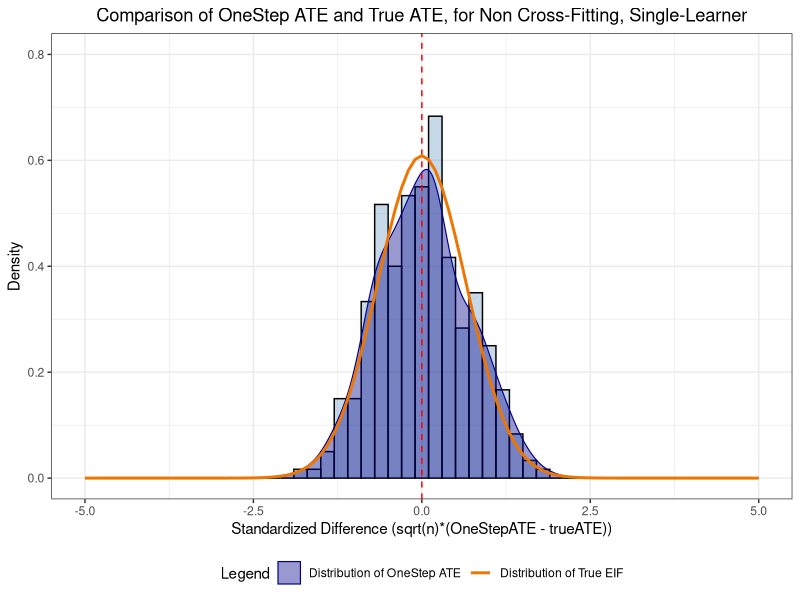

Reproduce this figure in R. (Note: a time limit stopped this script after it produced the figure.)
## ---- chunk 1
library(ggplot2)
library(dplyr)
library(tidyverse)
## ---- chunk 2
start_time_ncfsl <- Sys.time()  

set.seed(8)
n <- 10000
simulations_ncfsl <- 300

true_ATE_ncfsl <- numeric(simulations_ncfsl)
ATE_naive_ncfsl <- numeric(simulations_ncfsl)
EIF_true_ncfsl <- numeric(simulations_ncfsl)
EIF_ncfsl <- numeric(simulations_ncfsl)
ATE_onestep_ncfsl <- numeric(simulations_ncfsl)

OS_lb_dsl_cf <- numeric(simulations_ncfsl)
OS_ub_dsl_cf <- numeric(simulations_ncfsl)
true_lb_dsl_cf <- numeric(simulations_ncfsl)
true_ub_dsl_cf <- numeric(simulations_ncfsl)

logit <- function(x) {
  exp(x) / (1 + exp(x))
}

for (i in 1:simulations_ncfsl) {
    set.seed(8+i)
    w1 <- rpois(n, 0.1)       # PrevAcuteCS - represents a variable of 3 levels
    w2 <- rbinom(n, 1, 0.16)  # PrevInstrumental
    w3 <- rpois(n, 0.07)      # PrevTiming - represents a varibales of 3 levels 
    w4 <- rbinom(n, 1, 0.42)  # PrevArgumented
    w5 <- rbinom(n, 1, 0.06)  # PrevPraeterm
    w6 <- rbinom(n, 1, 0.13)  # PrevEpisiotomy
    w7 <- rbinom(n, 1, 0.1)   # PrevInduced
    w8 <- rbinom(n, 1, 0.02)  # PrevRetained

    W <- cbind(w1, w2, w3, w4, w5, w6, w7, w8)
    
    prob_A <- logit(-2 + 0.5*W[,1]^2 + 0.8*W[,2] + 0.6*W[,3]^2 - 0.55*W[,4] - 0.1*W[,5] - 0.01*W[,6] - 0.9*W[,7] - 0.7*W[,8])
    A <- rbinom(n = nrow(W), size = 1, prob = prob_A)

    pY <- function(A, W) {
        logit(-4 + A - 0.9*W[,1] - 0.8*W[,2] - 0.7*W[,6])
    }
    
    prob_Y <- pY(A = A, W = W)
    Y <- rbinom(n = nrow(W), size = 1, prob = prob_Y)
    pY1 <- pY(A = 1, W = W)
    pY0 <- pY(A = 0, W = W)

    # true_ATE and true_EIF
    true_ATE_ncfsl[i] <- mean(pY1) - mean(pY0) 
    EIF_true_ncfsl[i] <- sd(pY1 - pY0- true_ATE_ncfsl[i] + A/prob_A * (Y - pY1) - (1-A)/(1- prob_A) *(Y-pY0))


    data_ncfsl <- data.frame(Y = Y, A = A, W)

    # learner 
    GLM1_ncfsl <- glm(Y ~ A + w1 + w2 + w3 + w4 + w5 + w6 + w7 + w8, data = data_ncfsl, family = "binomial")    
    
    data_1_ncfsl <- data_ncfsl
    data_0_ncfsl <- data_ncfsl
    data_1_ncfsl$A <- 1
    data_0_ncfsl$A <- 0
    
    # predictions for learner 
    predictions_GLM1_ncfsl <- predict(GLM1_ncfsl, newdata = data_1_ncfsl[, -1], type = "response")
    predictions_GLM0_ncfsl <- predict(GLM1_ncfsl, newdata = data_0_ncfsl[, -1], type = "response")
    
    # naive ATE 
    ATE_naive_ncfsl[i] <- mean(predictions_GLM1_ncfsl) - mean(predictions_GLM0_ncfsl)

    # learner for propensity
    GLM1_propensity_ncfsl <- glm(A ~ w1 + w2 + w3 + w4 + w5 + w6 + w7 + w8, data = data_ncfsl[, -c(1,2)], family = "binomial")

    # predict propensity
    propensity_scores_ncfsl <- predict(GLM1_propensity_ncfsl, newdata = data_ncfsl[, -c(1,2)], type = "response")

    EIF_ncfsl[i] <- mean((data_ncfsl$A / propensity_scores_ncfsl) * (data_ncfsl$Y - predictions_GLM1_ncfsl) - ((1 - data_ncfsl$A) / (1 - propensity_scores_ncfsl)) * (data_ncfsl$Y - predictions_GLM0_ncfsl))
  
    # ATE onestep
    ATE_onestep_ncfsl[i] <- ATE_naive_ncfsl[i] + EIF_ncfsl[i]
    
    # stuff for confidence intervals 
        EIF_onestep_ncfsl <- (predictions_GLM1_ncfsl - predictions_GLM0_ncfsl - ATE_onestep_ncfsl[i] + data_ncfsl$A/propensity_scores_ncfsl * (data_ncfsl$Y - predictions_GLM1_ncfsl) - (1 - data_ncfsl$A)/(1- propensity_scores_ncfsl) *(data_ncfsl$Y-predictions_GLM0_ncfsl))
    

  OS_lb_dsl_cf[i] <- ATE_onestep_ncfsl[i] - qnorm(0.975)*1/sqrt(n)*sd(EIF_onestep_ncfsl)
  OS_ub_dsl_cf[i] <- ATE_onestep_ncfsl[i] + qnorm(0.975)*1/sqrt(n)*sd(EIF_onestep_ncfsl)
  true_lb_dsl_cf[i] <- true_ATE_ncfsl[i] - qnorm(0.975)*1/sqrt(n)*sd(EIF_true_ncfsl)
  true_ub_dsl_cf[i] <- true_ATE_ncfsl[i] + qnorm(0.975)*1/sqrt(n)*sd(EIF_true_ncfsl)
}

mean(ATE_naive_ncfsl)
mean(ATE_onestep_ncfsl)
mean(true_ATE_ncfsl)

end_time_ncfsl <- Sys.time()
total_time_ncfsl <- end_time_ncfsl - start_time_ncfsl 
print(total_time_ncfsl) 
## ---- chunk 3
print(paste("95% CI for OneStep ATE: (", mean(OS_lb_dsl_cf), ", ", mean(OS_ub_dsl_cf), ")", sep = ""))
print(paste("95% CI for True ATE: (", mean(true_lb_dsl_cf), ", ", mean(true_ub_dsl_cf), ")", sep = ""))
## ---- chunk 4
test_ncfsl <- sqrt(n) * (ATE_onestep_ncfsl - true_ATE_ncfsl)  

results_df_ncfsl <- data.frame(StandardizedDifference = test_ncfsl)

ggplot(results_df_ncfsl, aes(x = StandardizedDifference)) +
  geom_histogram(aes(y = ..density.., fill = "Histogram"), binwidth = 0.2, color = "black", fill = "steelblue", alpha = 0.3) +
  geom_density(aes(color = "Distribution of OneStep ATE"), fill = "darkblue", alpha = 0.4, size = 0.4) +
  geom_vline(xintercept = 0, color = "red", linetype = "dashed", size = 0.5) +
  stat_function(fun = dnorm, 
                args = list(mean = 0, sd = mean(EIF_true_ncfsl)), 
                aes(color = "Distribution of True EIF"), 
                size = 1) +
  labs(
    title = "Comparison of OneStep ATE and True ATE, for Non Cross-Fitting, Single-Learner",
    x = "Standardized Difference (sqrt(n)*(OneStepATE - trueATE))",
    y = "Density",
    color = "Legend"  
  ) +
  xlim(c(-5, 5)) +  
  ylim(c(0, 0.8)) +  
  theme_bw() +
  theme(
    plot.title = element_text(hjust = 0.5),
    legend.position = "bottom" 
  ) +
  scale_color_manual(values = c("Distribution of OneStep ATE" = "darkblue", "Distribution of True EIF" = "darkorange2")) +
  scale_fill_manual(values = c("Histogram" = "steelblue"))  

## ---- chunk 5
start_time_ncfdsl <- Sys.time()  

set.seed(8)
n <- 10000
simulations <- 300
folds_cv <- 5 

fold_indices_cv <- sample(rep(1:folds_cv, length.out = n))

true_ATE_ncfdsl <- numeric(simulations)
ATE_naive_ncfdsl <- numeric(simulations)
EIF_ncfdsl <- numeric(simulations)
SubEIF_ncfdsl <- numeric(simulations)
EIF_true_ncfdsl <- numeric(simulations)
ATE_onestep_ncfdsl <- numeric(simulations)
OneStep_normal_ncfdsl <- numeric(simulations)
Naive_normal_ncfdsl <- numeric(simulations)
best_model_indices_ncfdsl <- numeric(simulations)
best_model_indices_A_ncfdsl <- numeric(simulations)
EIF_onestep_ncfdsl<- numeric(simulations)
EIF_onestep_ncfdsl<- numeric(simulations)

predictions_A_1_ncfdsl <- numeric(n)
predictions_A_2_ncfdsl <- numeric(n)
predictions_A_3_ncfdsl <- numeric(n)
predictions_A_4_ncfdsl <- numeric(n)
predictions_Y_1_ncfdsl <- numeric(n)
predictions_Y_2_ncfdsl <- numeric(n)
predictions_Y_3_ncfdsl <- numeric(n)
predictions_Y_4_ncfdsl <- numeric(n)

OS_lb_dsl_cf <- numeric(simulations)
OS_ub_dsl_cf <- numeric(simulations)
true_lb_dsl_cf <- numeric(simulations)
true_ub_dsl_cf <- numeric(simulations)

models_A_ncfdsl <- list()
models_ncfdsl <- list()

logit <- function(x) {
  exp(x)/(1+exp(x))
}

for (i in 1:simulations) {
    set.seed(8+i)
    w1 <- rpois(n, 0.1)      # PrevAcuteCS - represents a variable of 3 levels
    w2 <- rbinom(n, 1, 0.16)  # PrevInstrumental
    w3 <- rpois(n, 0.07)      # PrevTiming - represents a varibales of 3 levels 
    w4 <- rbinom(n, 1, 0.42)  # PrevArgumented
    w5 <- rbinom(n, 1, 0.06)  # PrevPraeterm
    w6 <- rbinom(n, 1, 0.13)  # PrevEpisiotomy
    w7 <- rbinom(n, 1, 0.1)   # PrevInduced
    w8 <- rbinom(n, 1, 0.02)  # PrevRetained

    W <- cbind(w1, w2, w3, w4, w5, w6, w7, w8)
    
    prob_A_ncfdsl <- logit(-2 + 0.5*W[,1]^2 + 0.8*W[,2] + 0.6*W[,3]^2 - 0.55*W[,4] - 0.1*W[,5] - 0.01*W[,6] - 0.9*W[,7] - 0.7*W[,8])
    A <- rbinom(n = nrow(W), size = 1, prob = prob_A_ncfdsl)

    pY_ncfdsl <- function(A, W) {
        logit(-4 + A - 0.9*W[,1] - 0.8*W[,2] - 0.7*W[,6])
    }
    
    prob_Y_ncfdsl <- pY_ncfdsl(A = A, W = W)
    Y <- rbinom(n = nrow(W), size = 1, prob = prob_Y_ncfdsl)
    pY1_ncfdsl <- pY_ncfdsl(A = 1, W = W)
    pY0_ncfdsl <- pY_ncfdsl(A = 0, W = W)
    
    # true_ATE and true_EIF
    true_ATE_ncfdsl[i] <- (mean(pY1_ncfdsl) - mean(pY0_ncfdsl)) 
    EIF_true_ncfdsl[i] <- sd(pY1_ncfdsl - pY0_ncfdsl - true_ATE_ncfdsl[i] + A/prob_A_ncfdsl * (Y - pY1_ncfdsl) - (1-A)/(1- prob_A_ncfdsl) *(Y-pY0_ncfdsl))


    data <- data.frame(Y = Y, A = A, W)

    
for (fold_cv in 1:folds_cv) {
    train_indices_cv <- which(fold_indices_cv != fold_cv)
    test_indices_cv <- which(fold_indices_cv == fold_cv)
    
    data_train_cv <- data[train_indices_cv, ]
    data_test_cv <- data[test_indices_cv, ]

    models_ncfdsl <- list(
      glm1_Y_ncfdsl <- glm(Y ~ A + w1 + w2 + w3 * w4 + w5 + w7 + w8, data = data_train_cv, family = "binomial"),
      glm2_Y_ncfdsl <- glm(Y ~ A + w2 + w3 + w4 + w5 + w6 + w7 + w8, data = data_train_cv, family = "binomial"),
      glm3_Y_ncfdsl <- glm(Y ~ A + w1 + w2 + w3 + w4 + w6 + w7 * w8, data = data_train_cv, family = "binomial"),
      glm4_Y_ncfdsl <- glm(Y ~ A + w1 + w2 + w3 + w4 + w5 + w6 + w7 + w8, data = data_train_cv, family = "binomial")      )
    offset <- (fold_cv - 1) * length(test_indices_cv)
    predictions_Y_1_ncfdsl[offset + seq_along(test_indices_cv)] <- predict(glm1_Y_ncfdsl, newdata = data_test_cv, type = "response")
    predictions_Y_2_ncfdsl[offset + seq_along(test_indices_cv)] <- predict(glm2_Y_ncfdsl, newdata = data_test_cv, type = "response")
    predictions_Y_3_ncfdsl[offset + seq_along(test_indices_cv)] <- predict(glm3_Y_ncfdsl, newdata = data_test_cv, type = "response")
    predictions_Y_4_ncfdsl[offset + seq_along(test_indices_cv)] <- predict(glm4_Y_ncfdsl, newdata = data_test_cv, type = "response")
    }

    MSEs_ncfdsl <- cbind(mean((data_test_cv$Y - predictions_Y_1_ncfdsl)^2), mean((data_test_cv$Y - predictions_Y_2_ncfdsl)^2),
                    mean((data_test_cv$Y - predictions_Y_3_ncfdsl)^2), mean((data_test_cv$Y - predictions_Y_4_ncfdsl)^2))
    
    best_model_index_ncfdsl <- which.min(MSEs_ncfdsl)
    best_model_ncfdsl <- models_ncfdsl[[best_model_index_ncfdsl]]

    best_model_indices_ncfdsl[i] <- best_model_index_ncfdsl  
    table(best_model_indices_ncfdsl)
    
    data_1 <- data
    data_0 <- data
    data_1$A <- 1
    data_0$A <- 0

         # We then use the best model to predict Y=1 and Y=0
        predictions_GLM1_ncfdsl <- predict(best_model_ncfdsl, newdata = data_1[, -1], type = "response")
        predictions_GLM0_ncfdsl <- predict(best_model_ncfdsl, newdata = data_0[, -1], type = "response")
    
    
    # Save my ATE_naive in a vector
    ATE_naive_ncfdsl[i] <- mean(predictions_GLM1_ncfdsl) - mean(predictions_GLM0_ncfdsl)

    
for (fold_cv in 1:folds_cv) {
    train_indices_cv <- which(fold_indices_cv != fold_cv)
    test_indices_cv <- which(fold_indices_cv == fold_cv)
    
    data_train_cv <- data[train_indices_cv, ]
    data_test_cv <- data[test_indices_cv, ]

    models_A_ncfdsl <- list(
    glm1_A_ncfdsl <- glm(A ~ w1 + w2 + w4 + w5 + w6 + w7 + w8, data = data_train_cv, family = "binomial"),
    glm2_A_ncfdsl <- glm(A ~ w1 * w2 + w3 + w4 + w6 + w7 + w8, data = data_train_cv, family = "binomial"),
    glm3_A_ncfdsl <- glm(A ~ w1 + w2 + w3 + w4 + w5 + w6 + w7 * w8, data = data_train_cv, family = "binomial"),
    glm4_A_ncfdsl <- glm(A ~ w1 + w2 + w3 + w4 + w5 + w6 + w7 + w8, data = data_train_cv, family = "binomial")
    )
    offset <- (fold_cv - 1) * length(test_indices_cv)
    predictions_A_1_ncfdsl[offset + seq_along(test_indices_cv)] <- predict(glm1_A_ncfdsl, newdata = data_test_cv, type = "response")
    predictions_A_2_ncfdsl[offset + seq_along(test_indices_cv)] <- predict(glm2_A_ncfdsl, newdata = data_test_cv, type = "response")
    predictions_A_3_ncfdsl[offset + seq_along(test_indices_cv)] <- predict(glm3_A_ncfdsl, newdata = data_test_cv, type = "response")
    predictions_A_4_ncfdsl[offset + seq_along(test_indices_cv)] <- predict(glm4_A_ncfdsl, newdata = data_test_cv, type = "response")
}

        MSEs_A_ncfdsl <- cbind(mean((data_test_cv$A - predictions_A_1_ncfdsl)^2), mean((data_test_cv$A - predictions_A_2_ncfdsl)^2), mean((data_test_cv$A - predictions_A_3_ncfdsl)^2), mean((data_test_cv$A - predictions_A_4_ncfdsl)^2))
   
        best_model_index_A_ncfdsl <- which.min(MSEs_A_ncfdsl)
        best_model_A_ncfdsl <- models_A_ncfdsl[[best_model_index_A_ncfdsl]]
        
        best_model_indices_A_ncfdsl[i] <- best_model_index_A_ncfdsl 
        table(best_model_indices_A_ncfdsl)        

    # Propensity score on best model

    propensity_scores_ncfdsl <- predict(best_model_A_ncfdsl, newdata = data[, -c(1,2)], type = "response")


    SubEIF_ncfdsl[i] <- mean((data$A / propensity_scores_ncfdsl) * (data$Y - predictions_GLM1_ncfdsl) - ((1 - data$A) / (1 - propensity_scores_ncfdsl)) * (data$Y - predictions_GLM0_ncfdsl))

  
    # Onestep ATE 
    ATE_onestep_ncfdsl[i] <- ATE_naive_ncfdsl[i] + SubEIF_ncfdsl[i]
    
    # CI stuff
    EIF_onestep_ncfdsl <- (predictions_GLM1_ncfdsl - predictions_GLM0_ncfdsl - ATE_onestep_ncfdsl[i] + data$A/propensity_scores_ncfdsl * (data$Y - predictions_GLM1_ncfdsl) - (1 - data$A)/(1- propensity_scores_ncfdsl) *(data$Y-predictions_GLM0_ncfdsl))
    

  OS_lb_dsl_cf[i] <- ATE_onestep_ncfdsl[i] - qnorm(0.975)*1/sqrt(n)*sd(EIF_onestep_ncfdsl)
  OS_ub_dsl_cf[i] <- ATE_onestep_ncfdsl[i] + qnorm(0.975)*1/sqrt(n)*sd(EIF_onestep_ncfdsl)
  true_lb_dsl_cf[i] <- true_ATE_ncfdsl[i] - qnorm(0.975)*1/sqrt(n)*sd(EIF_true_ncfdsl)
  true_ub_dsl_cf[i] <- true_ATE_ncfdsl[i] + qnorm(0.975)*1/sqrt(n)*sd(EIF_true_ncfdsl)
}

mean(ATE_naive_ncfdsl)
mean(ATE_onestep_ncfdsl)
mean(true_ATE_ncfdsl)

end_time_ncfdsl <- Sys.time()  
total_time_ncfdsl <- end_time_ncfdsl - start_time_ncfdsl
print(total_time_ncfdsl)
## ---- chunk 6
print(paste("95% CI for OneStep ATE: (", mean(OS_lb_dsl_cf), ", ", mean(OS_ub_dsl_cf), ")", sep = ""))
print(paste("95% CI for True ATE: (", mean(true_lb_dsl_cf), ", ", mean(true_ub_dsl_cf), ")", sep = ""))
## ---- chunk 7
model_freq_ncfdsl <- as.data.frame(table(best_model_indices_ncfdsl))
names(model_freq_ncfdsl) <- c("ModelIndex", "Frequency")

ggplot(data = model_freq_ncfdsl, aes(x = ModelIndex, y = Frequency)) +
    geom_bar(stat = "identity", fill = "steelblue") +
    labs(x = "Model Index", y = "Frequency", title = "Frequency of Best Model Selection for Y") +
    theme_minimal()
## ---- chunk 8
model_freq_ncfdsl_A <- as.data.frame(table(best_model_indices_A_ncfdsl))
names(model_freq_ncfdsl_A) <- c("ModelIndex", "Frequency")

ggplot(data = model_freq_ncfdsl_A, aes(x = ModelIndex, y = Frequency)) +
    geom_bar(stat = "identity", fill = "steelblue") +
    labs(x = "Model Index", y = "Frequency", title = "Frequency of Best Model Selection for A") +
    theme_minimal()
## ---- chunk 9
test_ncfdsl_os <- sqrt(n) * (ATE_onestep_ncfdsl - true_ATE_ncfdsl) 

results_df_ncfdsl_os <- data.frame(StandardizedDifference = test_ncfdsl_os)

ggplot(results_df_ncfdsl_os, aes(x = StandardizedDifference)) +
  geom_histogram(aes(y = ..density.., fill = "Histogram"), binwidth = 0.2, color = "black", fill = "steelblue", alpha = 0.3) +
  geom_density(aes(color = "Distribution of OneStep ATE"), fill = "darkblue", alpha = 0.4) +  
  geom_vline(xintercept = 0, color = "red", linetype = "dashed", size = 0.5) +
  stat_function(fun = dnorm, 
                args = list(mean = 0, sd = mean(EIF_true_ncfdsl)), 
                aes(color = "Distribution of True EIF"), 
                size = 1) + 
  labs(
    title = "Comparison of OneStep ATE and True ATE for Non Cross-Fitting, Discrete Super-Learner",
    x = "Standardized Difference (sqrt(n)*(OneStepATE - trueATE))",
    y = "Density",
    color = "Legend"  
  ) +
  xlim(c(-5, 5)) +  
  ylim(c(0, 0.8)) +
  theme_bw() +
  theme(
    plot.title = element_text(hjust = 0.5, size = 12),
    legend.position = "bottom" 
  ) +
  scale_color_manual(values = c("Distribution of OneStep ATE" = "darkblue", "Distribution of True EIF" = "darkorange2")) +
  scale_fill_manual(values = c("Histogram" = "steelblue"))  

## ---- chunk 10
start_time_smcf <- Sys.time()  

n <- 10000
simulations <- 300
folds <- 5

true_ATE_smcf <- numeric(simulations)
ATE_naive_smcf <- numeric(simulations)
SubEIF_smcf <- numeric(simulations)
ATE_onestep_smcf <- numeric(simulations)
OneStep_normal_smcf <- numeric(simulations)
Naive_normal_smcf <- numeric(simulations)



ATE_naive_on_train_data_smcf <- numeric(folds)
ATE_naive_on_test_data_smcf <- numeric(folds)
SubEIF_folds_on_train_data_smcf <- numeric(folds)
SubEIF_folds_on_test_data_smcf <- numeric(folds)
EIF_true_smcf <- numeric(simulations)
EIF_onestep_smcf <- numeric(simulations)
EIF_naive_smcf <- numeric(simulations)



OS_lb_dsl_cf <- numeric(simulations)
OS_ub_dsl_cf <- numeric(simulations)
true_lb_dsl_cf <- numeric(simulations)
true_ub_dsl_cf <- numeric(simulations)


# Create my logit function
logit <- function(x) {
  exp(x) / (1 + exp(x))
}

# Create folds for cross-fitting
fold_indices <- sample(rep(1:folds, length.out = n))

for (i in 1:simulations) {
    set.seed(8 + i)
    w1 <- rpois(n, 0.1)      # PrevAcuteCS - represents a variable of 3 levels
    w2 <- rbinom(n, 1, 0.16)  # PrevInstrumental
    w3 <- rpois(n, 0.07)      # PrevTiming - represents a varibales of 3 levels 
    w4 <- rbinom(n, 1, 0.42)  # PrevArgumented
    w5 <- rbinom(n, 1, 0.06)  # PrevPraeterm
    w6 <- rbinom(n, 1, 0.13)  # PrevEpisiotomy
    w7 <- rbinom(n, 1, 0.1)   # PrevInduced
    w8 <- rbinom(n, 1, 0.02)  # PrevRetained

    W <- cbind(w1, w2, w3, w4, w5, w6, w7, w8)
    
    prob_A <- logit(-2 + 0.5*W[,1]^2 + 0.8*W[,2] + 0.6*W[,3]^2 - 0.55*W[,4] - 0.1*W[,5] - 0.01*W[,6] - 0.9*W[,7] - 0.7*W[,8])
    A <- rbinom(n = nrow(W), size = 1, prob = prob_A)

    pY <- function(A, W) {
        logit(-4 + A - 0.9*W[,1] - 0.8*W[,2] - 0.7*W[,6])
    }
    
    prob_Y <- pY(A = A, W = W)
    Y <- rbinom(n = nrow(W), size = 1, prob = prob_Y)
    pY1 <- pY(A = 1, W = W)
    pY0 <- pY(A = 0, W = W)
mean(pY1) - mean(pY0)
    # This is the true value I try to get. I save it in a vector 
    true_ATE_smcf[i] <- mean(pY1) - mean(pY0)
    EIF_true_smcf[i] <- sd(pY1 - pY0 - true_ATE_smcf[i] + A/prob_A * (Y - pY1) - (1 - A)/(1- prob_A) *(Y-pY0))
    
    # Create my data
    data <- data.frame(Y = Y, A = A, W)
    
    for (fold in 1:folds) {
        train_indices <- which(fold_indices != fold)
        test_indices <- which(fold_indices == fold)
        
        data_train <- data[train_indices, ]
        data_test <- data[test_indices, ]
        
        y_train <- data_train$Y
        y_test <- data_test$Y
        
        # Fit and prediction for Y
        GLM1_on_train_data_smcf <- glm(Y ~ A + w1 + w2 + w3 + w4 + w5 + w6 + w7 + w8, data = data_train, family = "binomial")    
        data_1_test <- data_test
        data_0_test <- data_test
        data_1_test$A <- 1
        data_0_test$A <- 0

        predictions_1_on_test_data <- predict(GLM1_on_train_data_smcf, newdata = data_1_test[, -1], type = "response")
        predictions_0_on_test_data <- predict(GLM1_on_train_data_smcf, newdata = data_0_test[, -1], type = "response")
        
        ATE_naive_on_test_data_smcf[fold] <- mean(predictions_1_on_test_data) - mean(predictions_0_on_test_data)

        GLM1_propensity_train_smcf <- glm(A ~ w1 + w2 + w3 + w4 + w5 + w6 + w7 + w8, data = data_train[, -1], family = "binomial")

        propensity_scores_on_test_data_smcf <- predict(GLM1_propensity_train_smcf, newdata = data_test[, -c(1,2)], type = "response")

        
        SubEIF_folds_on_test_data_smcf[fold] <- mean((data_test$A / propensity_scores_on_test_data_smcf) * (y_test - predictions_1_on_test_data) - ((1 - data_test$A) / (1 - propensity_scores_on_test_data_smcf)) * (y_test - predictions_0_on_test_data))
    }

    # Save results
    ATE_naive_smcf[i] <- mean(ATE_naive_on_test_data_smcf)
    SubEIF_smcf[i] <- mean(SubEIF_folds_on_test_data_smcf)
    ATE_onestep_smcf[i] <- ATE_naive_smcf[i] + SubEIF_smcf[i]
    
    EIF_onestep_smcf <- (predictions_1_on_test_data - predictions_0_on_test_data - ATE_onestep_smcf[i] + A/propensity_scores_on_test_data_smcf * (Y - predictions_1_on_test_data) - (1 - A)/(1- propensity_scores_on_test_data_smcf) *(Y-predictions_0_on_test_data))
    

  OS_lb_dsl_cf[i] <- ATE_onestep_smcf[i] - qnorm(0.975)*1/sqrt(n)*sd(EIF_onestep_smcf)
  OS_ub_dsl_cf[i] <- ATE_onestep_smcf[i] + qnorm(0.975)*1/sqrt(n)*sd(EIF_onestep_smcf)
  true_lb_dsl_cf[i] <- true_ATE_smcf[i] - qnorm(0.975)*1/sqrt(n)*sd(EIF_true_smcf)
  true_ub_dsl_cf[i] <- true_ATE_smcf[i] + qnorm(0.975)*1/sqrt(n)*sd(EIF_true_smcf)
}


mean(ATE_naive_smcf)
mean(ATE_onestep_smcf)
mean(true_ATE_smcf)

end_time_smcf <- Sys.time() 
total_time <- end_time_smcf - start_time_smcf  
print(total_time)  
## ---- chunk 11
print(paste("95% CI for OneStep ATE: (", mean(OS_lb_dsl_cf), ", ", mean(OS_ub_dsl_cf), ")", sep = ""))
print(paste("95% CI for True ATE: (", mean(true_lb_dsl_cf), ", ", mean(true_ub_dsl_cf), ")", sep = ""))
## ---- chunk 12
test_smcf <- sqrt(n) * (ATE_onestep_smcf - true_ATE_smcf)  
results_df_smcf <- data.frame(StandardizedDifference = test_smcf) 

ggplot(results_df_smcf, aes(x = StandardizedDifference)) +
  geom_histogram(aes(y = ..density..), binwidth = 0.2, color = "black", fill = "steelblue", alpha = 0.3) +
  geom_density(aes(color = "Distribution of OneStep ATE"), fill = "darkblue", alpha = 0.4) +  
  geom_vline(xintercept = 0, color = "red", linetype = "dashed", size = 0.5) +
  stat_function(fun = dnorm, 
                args = list(mean = 0, sd = mean(EIF_true_smcf)), 
                aes(color = "Distribution of True EIF"), 
                size = 1) +  
  labs(
    title = "Comparison of OneStep ATE and True ATE for Cross-Fitting, Single-Leaner",
    x = "Standardized Difference (sqrt(n)*(OneStepATE - trueATE))",
    y = "Density",
    color = "Legend" 
  ) +
  xlim(c(-5, 5)) +  
  ylim(c(0, 0.8)) +  
  theme_bw() +
  theme(
    plot.title = element_text(hjust = 0.5),
    legend.position = "bottom"  
  ) +
  scale_color_manual(values = c("Distribution of OneStep ATE" = "darkblue", "Distribution of True EIF" = "darkorange2"))  

## ---- chunk 13
start_time <- Sys.time()  

set.seed(8)
n <- 10000
simulations <- 300
folds <- 5
folds_cv <- folds

true_ATE <- numeric(simulations)
ATE_naive <- numeric(simulations)
SubEIF <- numeric(simulations)
ATE_onestep <- numeric(simulations)
OneStep_normal <- numeric(simulations)
Naive_normal <- numeric(simulations)
EIF_true <- numeric(simulations)
best_model_indices <- numeric(simulations)
best_model_indices_A <- numeric(simulations)

ATE_naive_on_train_data <- numeric(folds)
ATE_naive_on_test_data <- numeric(folds)
SubEIF_folds_on_train_data <- numeric(folds)
SubEIF_folds_on_test_data <- numeric(folds)
ATE_onestep_on_test_data <- numeric(folds)

GLM_1_predictions_on_test_data <- numeric(simulations)
GLM_2_predictions_on_test_data <- numeric(simulations)
GLM_3_predictions_on_test_data <- numeric(simulations)
GLM_4_predictions_on_test_data <- numeric(simulations)

OS_lb_dsl_cf <- numeric(simulations)
OS_ub_dsl_cf <- numeric(simulations)
true_lb_dsl_cf <- numeric(simulations)
true_ub_dsl_cf <- numeric(simulations)

GLM_on_train_data <- list()
GLM_on_train_data_pro <- list()
MSEs <- matrix(NA, nrow = 4, ncol = folds_cv) 
models <- list()
models_A <- list()
MSEs_A <- matrix(NA, nrow = 4, ncol = folds_cv)  

logit <- function(x) {
  exp(x) / (1 + exp(x))
}

fold_indices <- sample(rep(1:folds, length.out = n))
fold_indices_cv <- sample(rep(1:folds_cv, length.out = n))

        predictions_A_1 <- numeric(n)
        predictions_A_2 <- numeric(n)
        predictions_A_3 <- numeric(n)
        predictions_A_4 <- numeric(n)
        predictions_Y_1 <- numeric(n)
        predictions_Y_2 <- numeric(n)
        predictions_Y_3 <- numeric(n)
        predictions_Y_4 <- numeric(n)

for (i in 1:simulations) {
    set.seed(8 + i)
    w1 <- rpois(n, 0.1)       # PrevAcuteCS - represents a variable of 3 levels
    w2 <- rbinom(n, 1, 0.16)  # PrevInstrumental
    w3 <- rpois(n, 0.07)      # PrevTiming - represents a varibales of 3 levels 
    w4 <- rbinom(n, 1, 0.42)  # PrevArgumented
    w5 <- rbinom(n, 1, 0.06)  # PrevPraeterm
    w6 <- rbinom(n, 1, 0.13)  # PrevEpisiotomy
    w7 <- rbinom(n, 1, 0.1)   # PrevInduced
    w8 <- rbinom(n, 1, 0.02)  # PrevRetained

    W <- cbind(w1, w2, w3, w4, w5, w6, w7, w8)
    
    prob_A <- logit(-2 + 0.5*W[,1]^2 + 0.8*W[,2] + 0.6*W[,3]^2 - 0.55*W[,4] - 0.1*W[,5] - 0.01*W[,6] - 0.9*W[,7] - 0.7*W[,8])
    A <- rbinom(n = nrow(W), size = 1, prob = prob_A)

    pY <- function(A, W) {
        logit(-4 + A - 0.9*W[,1]^2 - 0.8*W[,2] - 0.7*W[,6])
    }
    
    prob_Y <- pY(A = A, W = W)
    mean(prob_Y)
    Y <- rbinom(n = nrow(W), size = 1, prob = prob_Y)
    pY1 <- pY(A = 1, W = W)
    pY0 <- pY(A = 0, W = W)
    
    # True_ATE and True_EIF 
    true_ATE[i] <- mean(pY1) - mean(pY0)
    EIF_true[i] <- sd(pY1 - pY0 - true_ATE[i] + A/prob_A * (Y - pY1) - (1-A)/(1- prob_A) *(Y-pY0))

    data <- data.frame(Y = Y, A = A, W)
    
    for (fold in 1:folds) {
        train_indices <- which(fold_indices != fold)
        test_indices <- which(fold_indices == fold)
        
        data_train <- data[train_indices, ]
        data_test <- data[test_indices, ]
        
        y_train <- data_train$Y
        y_test <- data_test$Y
        
        
for (fold_cv in 1:folds_cv) {
    train_indices_cv <- which(fold_indices_cv != fold_cv)
    test_indices_cv <- which(fold_indices_cv == fold_cv)
    
    data_train_cv <- data[train_indices_cv, ]
    data_test_cv <- data[test_indices_cv, ]

    models <- list(
      glm1_Y <- glm(Y ~ A + w1 + w2 + w3 * w4 + w5 + w6 + w7 + w8, data = data_train_cv, family = "binomial"),
      glm2_Y <- glm(Y ~ A + w2 + w3 + w4 + w5 + w6 + w7 + w8, data = data_train_cv, family = "binomial"),
      glm3_Y <- glm(Y ~ A + w1 + w2 + w3 + w4 + w6 + w7 * w8, data = data_train_cv, family = "binomial"),
      glm4_Y <- glm(Y ~ A + w1 + w2 + w3 + w4 + w5 + w6 + w7 + w8, data = data_train_cv, family = "binomial")    
    )
    
    offset <- (fold_cv - 1) * length(test_indices_cv)
    predictions_Y_1[offset + seq_along(test_indices_cv)] <- predict(glm1_Y, newdata = data_test_cv, type = "response")
    predictions_Y_2[offset + seq_along(test_indices_cv)] <- predict(glm2_Y, newdata = data_test_cv, type = "response")
    predictions_Y_3[offset + seq_along(test_indices_cv)] <- predict(glm3_Y, newdata = data_test_cv, type = "response")
    predictions_Y_4[offset + seq_along(test_indices_cv)] <- predict(glm4_Y, newdata = data_test_cv, type = "response")
}

    MSEs <- cbind(mean((data_test_cv$Y - predictions_Y_1)^2), mean((data_test_cv$Y - predictions_Y_2)^2),
                    mean((data_test_cv$Y - predictions_Y_3)^2), mean((data_test_cv$Y - predictions_Y_4)^2))
    
    best_model_index <- which.min(MSEs)
    best_model <- models[[best_model_index]]

    best_model_indices[i] <- best_model_index  
    table(best_model_indices)
        
    data_1_test <- data_test
    data_0_test <- data_test
    data_1_test$A <- 1
    data_0_test$A <- 0

         # We then use the best model to predict Y=1 and Y=0
        predictions_1_on_test_data <- predict(best_model, newdata = data_1_test[, -1], type = "response")
        predictions_0_on_test_data <- predict(best_model, newdata = data_0_test[, -1], type = "response")

        # ATE_naive
        ATE_naive_on_test_data[fold] <- mean(predictions_1_on_test_data) - mean(predictions_0_on_test_data)
        

for (fold_cv in 1:folds_cv) {
    train_indices_cv <- which(fold_indices_cv != fold_cv)
    test_indices_cv <- which(fold_indices_cv == fold_cv)
    
    data_train_cv <- data[train_indices_cv, ]
    data_test_cv <- data[test_indices_cv, ]

    models_A <- list(
    glm1_A <- glm(A ~ w1 + w2 + w4 + w5 + w6 + w7 + w8, data = data_train_cv, family = "binomial"),
    glm2_A <- glm(A ~ w1 * w2 + w3 + w4 + w6 + w7 + w8, data = data_train_cv, family = "binomial"),
    glm3_A <- glm(A ~ w1 + w2 + w3 + w4 + w5 + w6 + w7 * w8, data = data_train_cv, family = "binomial"),
    glm4_A <- glm(A ~ w1 + w2 + w3 + w4 + w5 + w6 + w7 + w8, data = data_train_cv, family = "binomial")
    )
    offset <- (fold_cv - 1) * length(test_indices_cv)
    predictions_A_1[offset + seq_along(test_indices_cv)] <- predict(glm1_A, newdata = data_test_cv, type = "response")
    predictions_A_2[offset + seq_along(test_indices_cv)] <- predict(glm2_A, newdata = data_test_cv, type = "response")
    predictions_A_3[offset + seq_along(test_indices_cv)] <- predict(glm3_A, newdata = data_test_cv, type = "response")
    predictions_A_4[offset + seq_along(test_indices_cv)] <- predict(glm4_A, newdata = data_test_cv, type = "response")
}

        MSEs_A <- cbind(mean((data_test_cv$A - predictions_A_1)^2), mean((data_test_cv$A - predictions_A_2)^2), mean((data_test_cv$A - predictions_A_3)^2), mean((data_test_cv$A - predictions_A_4)^2))
   
        best_model_index_A <- which.min(MSEs_A)
        best_model_A <- models_A[[best_model_index_A]]
        
        best_model_indices_A[i] <- best_model_index_A 
        table(best_model_indices_A)
        
    
        # Predict propensity scores using the best model
        propensity_scores_on_test_data <- predict(best_model_A, newdata = data_test[,-c(1,2)], type = "response")

        SubEIF_folds_on_test_data[fold] <- mean((data_test$A / propensity_scores_on_test_data) * (y_test - predictions_1_on_test_data) - ((1 - data_test$A) / (1 - propensity_scores_on_test_data)) * (y_test - predictions_0_on_test_data))
        
        ATE_onestep_on_test_data[fold] <- ATE_naive_on_test_data[fold] + SubEIF_folds_on_test_data[fold]
}

    # Save results
    ATE_naive[i] <- mean(ATE_naive_on_test_data)
    SubEIF[i] <- mean(SubEIF_folds_on_test_data)
    ATE_onestep[i] <- mean(ATE_onestep_on_test_data)
    
    
    EIF_onestep <- (predictions_1_on_test_data - predictions_0_on_test_data - ATE_onestep[i] + A/propensity_scores_on_test_data * (Y - predictions_1_on_test_data) - (1 - A)/(1- propensity_scores_on_test_data) *(Y-predictions_0_on_test_data))
    

  OS_lb_dsl_cf[i] <- ATE_onestep[i] - qnorm(0.975)*1/sqrt(n)*sd(EIF_onestep)
  OS_ub_dsl_cf[i] <- ATE_onestep[i] + qnorm(0.975)*1/sqrt(n)*sd(EIF_onestep)
  true_lb_dsl_cf[i] <- true_ATE[i] - qnorm(0.975)*1/sqrt(n)*sd(EIF_true)
  true_ub_dsl_cf[i] <- true_ATE[i] + qnorm(0.975)*1/sqrt(n)*sd(EIF_true)


}

mean(ATE_naive)
mean(ATE_onestep)
mean(true_ATE)


end_time <- Sys.time()
total_time <- end_time - start_time  
print(total_time)  
## ---- chunk 14
print(paste("95% CI for OneStep ATE: (", mean(OS_lb_dsl_cf), ", ", mean(OS_ub_dsl_cf), ")", sep = ""))
print(paste("95% CI for True ATE: (", mean(true_lb_dsl_cf), ", ", mean(true_ub_dsl_cf), ")", sep = ""))
## ---- chunk 15
model_freq <- as.data.frame(table(best_model_indices))
names(model_freq) <- c("ModelIndex", "Frequency")

ggplot(data = model_freq, aes(x = ModelIndex, y = Frequency)) +
    geom_bar(stat = "identity", fill = "steelblue") +
    labs(x = "Model Index", y = "Frequency", title = "Frequency of Best Model Selection for Y") +
    theme_minimal()
## ---- chunk 16
model_freq <- as.data.frame(table(best_model_indices_A))
names(model_freq) <- c("ModelIndex", "Frequency")

ggplot(data = model_freq, aes(x = ModelIndex, y = Frequency)) +
    geom_bar(stat = "identity", fill = "steelblue") +
    labs(x = "Model Index", y = "Frequency", title = "Frequency of Best Model Selection for A") +
    theme_minimal()
## ---- chunk 17
test <- sqrt(n) * (ATE_onestep - true_ATE)  
results_df <- data.frame(StandardizedDifference = test)

ggplot(results_df, aes(x = StandardizedDifference)) +
  geom_histogram(aes(y = ..density.., fill = "Histogram"), binwidth = 0.2, color = "black", fill = "steelblue", alpha = 0.3) +
  geom_density(aes(color = "Distribution of OneStep ATE"), fill = "darkblue", alpha = 0.4) +  
  geom_vline(xintercept = 0, color = "red", linetype = "dashed", size = 0.5) +
  stat_function(fun = dnorm, 
                args = list(mean = 0, sd = mean(EIF_true)), 
                aes(color = "Distribution of True EIF"), 
                size = 1) +  
  labs(
    title = "Comparison of OneStep ATE and True ATE for Cross-Fitting, Discrete Super-Learner",
    x = "Standardized Difference (sqrt(n)*(OneStepATE - trueATE))",
    y = "Density",
    color = "Legend"  
  ) +
  xlim(c(-5, 5)) +
  ylim(c(0, 0.8)) + 
  theme_bw() +
  theme(
    plot.title = element_text(hjust = 0.7),
    legend.position = "bottom"  
  ) +
  scale_color_manual(values = c("Distribution of OneStep ATE" = "darkblue", "Distribution of True EIF" = "darkorange2")) +
  scale_fill_manual(values = c("Histogram" = "steelblue"))
